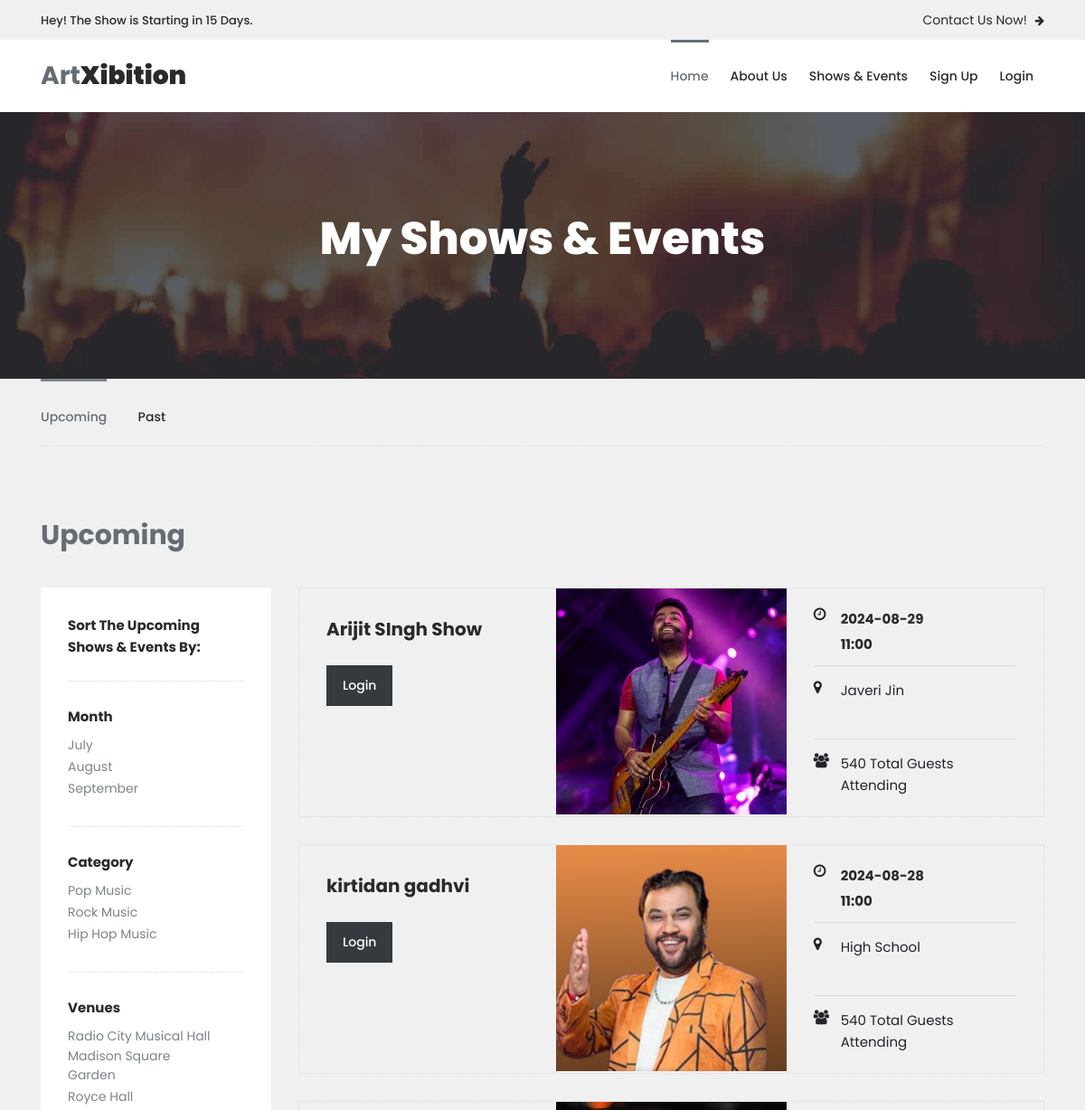
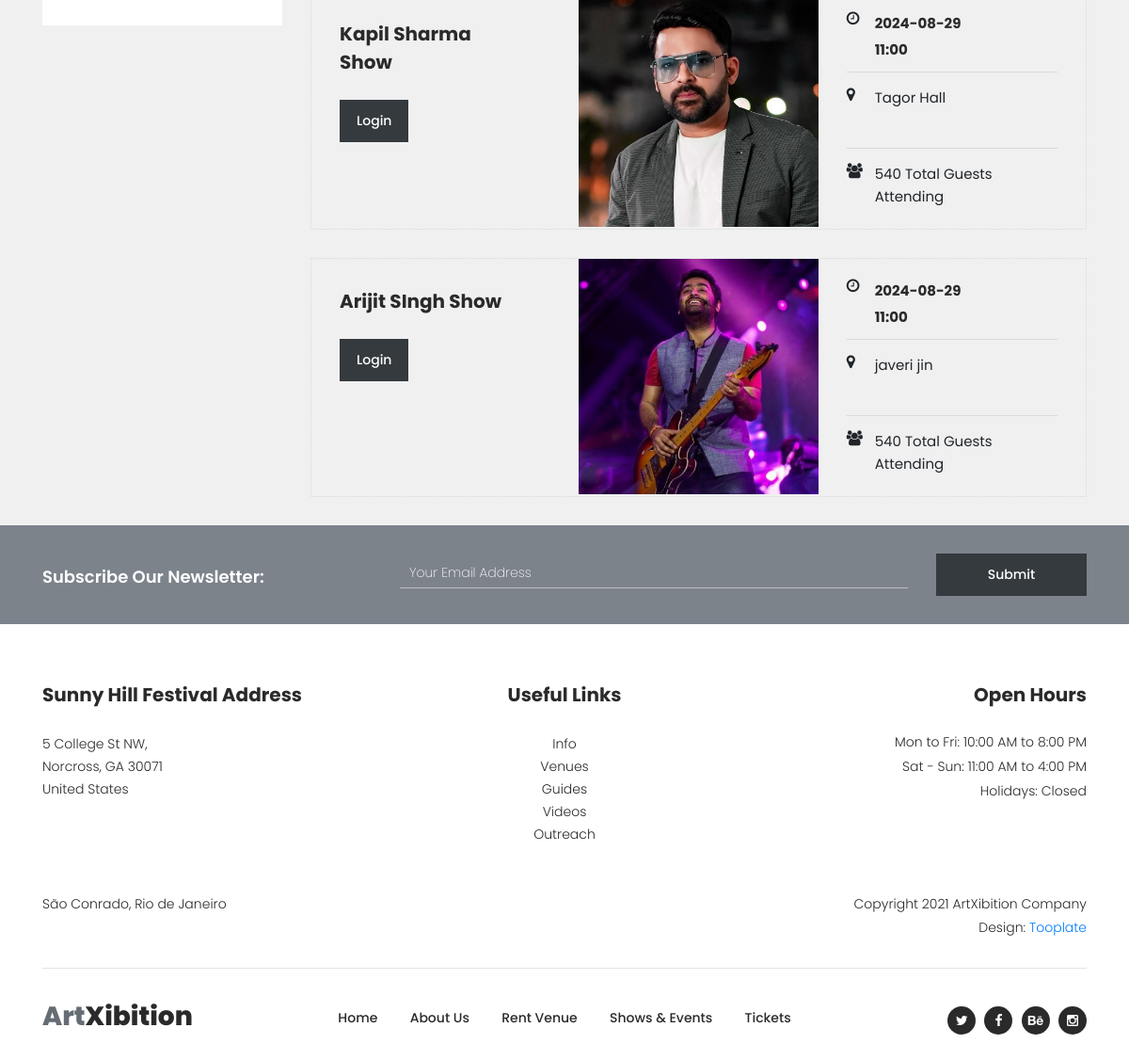
Screenshot of /shows-events/ with the database file from the repository (2 pictures, top to bottom).
### myapp/models.py (models this page shows, shortened)
class Event(models.Model):
	manager=models.ForeignKey(User,on_delete=models.CASCADE)
	event_name=models.CharField(max_length=100)
	event_date=models.CharField(max_length=100)
	event_time=models.CharField(max_length=100)
	event_venue=models.TextField()
	event_picture=models.ImageField(upload_to="event_picture/")
	event_price=models.PositiveIntegerField()

### myapp/views.py (the view)
# urls.py: path('shows-events/',views.shows_events,name='shows-events'),
def shows_events(request):
	events=Event.objects.all()
	return render(request,'shows-events.html',{'events':events})

### myapp/templates/shows-events.html (shortened to what this page needs)
{% extends 'header.html' %}
{% load static %}
{% block content %}
<!DOCTYPE html>
<html lang="en">
  <head>
    </head>
    <body>
    <div class="page-heading-shows-events">
        <div class="container">
            <div class="row">
                <div class="col-lg-12">
                    <h2>My Shows & Events</h2>
                </div>
            </div>
        </div>
    </div>
    <div class="shows-events-tabs">
        <div class="container">
            <div class="row">
                <div class="col-lg-12">
                    <div class="row" id="tabs">
                        <div class="col-lg-12">
                            <div class="heading-tabs">
                                <div class="row">
                                    <div class="col-lg-8">
                                        <ul>
                                          <li><a href='#tabs-1'>Upcoming</a></li>
                                          <li><a href='#tabs-2'>Past</a></a></li>
                                        </ul>
                                    </div>
                                </div>
                            </div>
                        </div>
                        <div class="col-lg-12">
                            <section class='tabs-content'>
                                <article id='tabs-1'>
                                    <div class="row">
                                        <div class="col-lg-12">
                                            <div class="heading"><h2>Upcoming</h2></div>
                                        </div>
                                        <div class="col-lg-3">
                                            <div class="sidebar">
                                                <div class="row">
                                                    <div class="col-lg-12">
                                                        <div class="heading-sidebar">
                                                            <h4>Sort The Upcoming Shows & Events By:</h4>
                                                        </div>
                                                    </div>
                                                    <div class="col-lg-12">
                                                        <div class="month">
                                                            <h6>Month</h6>
                                                            <ul>
                                                                <li><a href="#">July</a></li>
                                                                <li><a href="#">August</a></li>
                                                                <li><a href="#">September</a></li>
                                                            </ul>
                                                        </div>
                                                    </div>
                                                    <div class="col-lg-12">
                                                        <div class="category">
                                                            <h6>Category</h6>
                                                            <ul>
                                                                <li><a href="#">Pop Music</a></li>
                                                                <li><a href="#">Rock Music</a></li>
                                                                <li><a href="#">Hip Hop Music</a></li>
                                                            </ul>
                                                        </div>
                                                    </div>
                                                    <div class="col-lg-12">
                                                        <div class="venues">
                                                            <h6>Venues</h6>
                                                            <ul>
                                                                <li><a href="#">Radio City Musical Hall</a></li>
                                                                <li><a href="#">Madison Square Garden</a></li>
                                                                <li><a href="#">Royce Hall</a></li>
                                                            </ul>
                                                        </div>
                                                    </div>
                                                </div>
                                            </div>
                                        </div>
                                        <div class="col-lg-9">
                                            <div class="row">
                                                {% for i in events %}
                                                <div class="col-lg-12">
                                                    <div class="event-item">
                                                        <div class="row">
                                                            <div class="col-lg-4">
                                                                <div class="left-content">
                                                                    <h4>{{i.event_name}}</h4>
                                                                    <div class="main-dark-button">
                                                                        {% if request.session.email %}
                                                                        <a href="{% url 'event-details' pk=i.pk %}">Details</a>
                                                                        {% else %}
                                                                          <a href="{% url 'login' %}">Login</a>
                                                                        {% endif %}
                                                                    </div>
                                                                </div>
                                                            </div>
                                                            <div class="col-lg-4">
                                                                <div class="thumb">
                                                                    <img src="{{i.event_picture.url}}" alt="" style="height:250px;width: 300px;" >
                                                                </div>
                                                            </div>
                                                            <div class="col-lg-4">
                                                                <div class="right-content">
                                                                    <ul>
                                                                        <li>
                                                                            <i class="fa fa-clock-o"></i>
                                                                            <h6>{{i.event_date}}<br>{{i.event_time}}</h6>
                                                                        </li>
                                                                        <li>
                                                                            <i class="fa fa-map-marker"></i>
                                                                            <span>{{i.event_venue}}</span>
                                                                        </li>
                                                                        <li>
                                                                            <i class="fa fa-users"></i>
                                                                            <span>540 Total Guests Attending</span>
                                                                        </li>
                                                                    </ul>
                                                                </div>
                                                            </div>
                                                        </div>
                                                    </div>
                                                </div>
                                               {% endfor %}
                                            </div>
                                        </div>
                                    </div>
                                </article>
                            </section>
                        </div>
                    </div>
                </div>
            </div>
        </div>
    </div>
    <div class="subscribe">
        <div class="container">
            <div class="row">
                <div class="col-lg-4">
                    <h4>Subscribe Our Newsletter:</h4>
                </div>
                <div class="col-lg-8">
                    <form id="subscribe" action="" method="get">
                        <div class="row">
                          <div class="col-lg-9">
                            <fieldset>
                              <input name="email" type="text" id="email" pattern="[^ @]*@[^ @]*" placeholder="Your Email Address" required="">
                            </fieldset>
                          </div>
                          <div class="col-lg-3">
                            <fieldset>
                              <button type="submit" id="form-submit" class="main-dark-button">Submit</button>
                            </fieldset>
                          </div>
                        </div>
                    </form>
                </div>
            </div>
        </div>
    </div>
  </body>
</html>
{% endblock %}

### rows the page displays
Event: event_name "Arijit SIngh Show", event_picture (picture), event_date "2024-08-29", event_time "11:00", event_venue "Javeri Jin"
Event: event_name "kirtidan gadhvi", event_picture (picture), event_date "2024-08-28", event_time "11:00", event_venue "High School"
Event: event_name "Kapil Sharma Show", event_picture (picture), event_date "2024-08-29", event_time "11:00", event_venue "Tagor Hall"
Event: event_name "Arijit SIngh Show", event_picture (picture), event_date "2024-08-29", event_time "11:00", event_venue "javeri jin"
